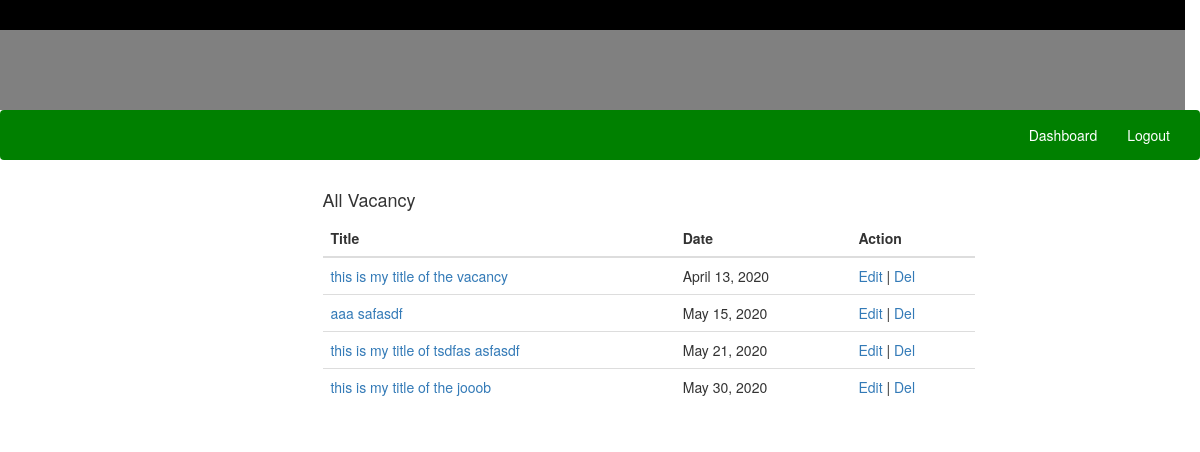
Screenshot of /company/vacancylist (signed in) with the database file from the repository.
### company/models.py (models this page shows, shortened)
class Job(models.Model):
    title = models.CharField(max_length=200)
    description = models.TextField()
    image = models.ImageField(upload_to='job/',null=True,blank=True)
    last_apply_date = models.DateField()
    company = models.ForeignKey(Company,on_delete=models.CASCADE)

### company/views.py (the view)
# urls.py: path('vacancylist',views.vacancylist,name='vacancylist'),
@login_required(login_url='signin')
def vacancylist(request):
    template_name='vacancylist.html'
    vacancy = Job.objects.filter(company=getCurrentlyLoginCompany(request.user)).order_by('last_apply_date')
    context = {
        'vacancy':vacancy
    }
    return render(request,template_name,context)

### company/views.py (called while the page is built)
def getCurrentlyLoginCompany(user):
    return Company.objects.get(user=user)

### templates/vacancylist.html (shortened to what this page needs)
{% extends 'master/master.html' %}
{% block content %}
 <div class="container">
      <div class="row">
         <div class="col-md-7 col-md-offset-3">
            <h4>All Vacancy</h4>
             <table class="table">
                 <thead>
                   <th>Title </th>
                    <th>Date</th>
                 <th>Action</th>
                 </thead>
                 <tbody>
                 {% for v in vacancy%}
                  <tr>
                      <td><a href="#"> {{v.title}}</a></td>
                      <td>{{v.last_apply_date}}</td>
                      <td><a href="{% url 'editjob' v.id %}">Edit</a> | <a href="{% url 'removejob' v.id %}">Del</a> </td>
                  </tr>
                 {% endfor %}
                 </tbody>
             </table>
         </div>
      </div>
 </div>
{% endblock %}

### static/css/style.css (style rules this page uses)
body { margin:0px; padding:0px; }

### rows the page displays
Job: title "this is my title of the vacancy", last_apply_date "April 13, 2020"
Job: title "aaa safasdf", last_apply_date "May 15, 2020"
Job: title "this is my title of tsdfas asfasdf", last_apply_date "May 21, 2020"
Job: title "this is my title of the jooob", last_apply_date "May 30, 2020"
